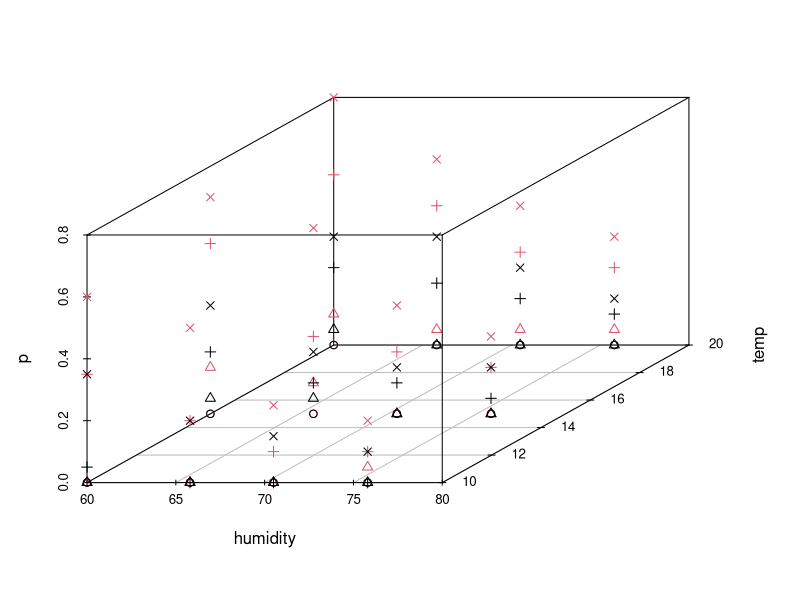
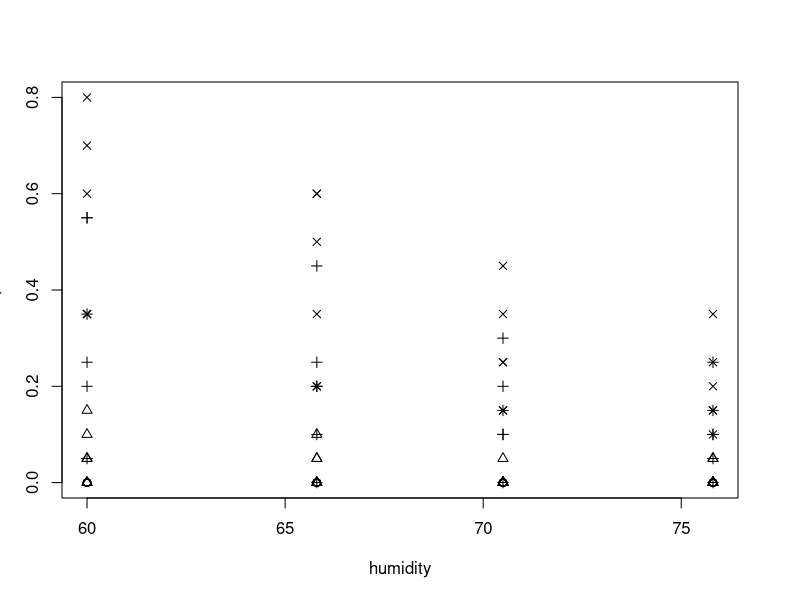
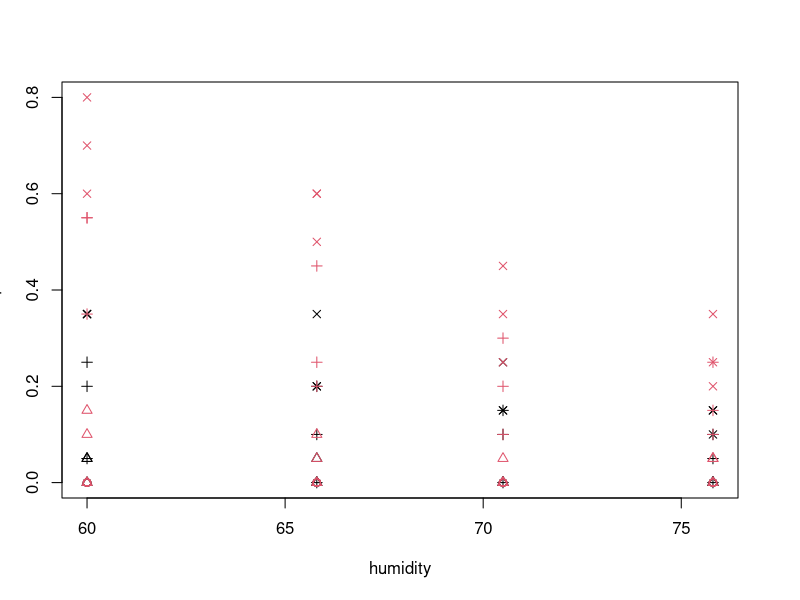
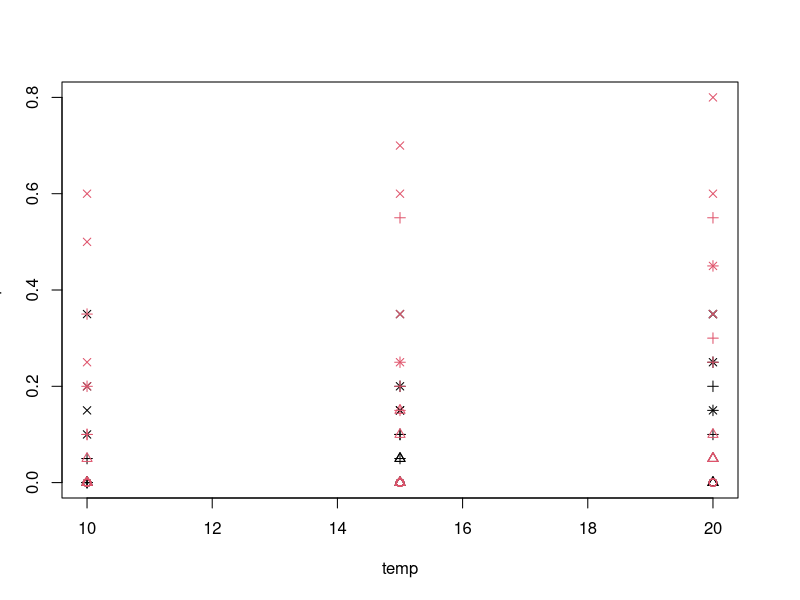
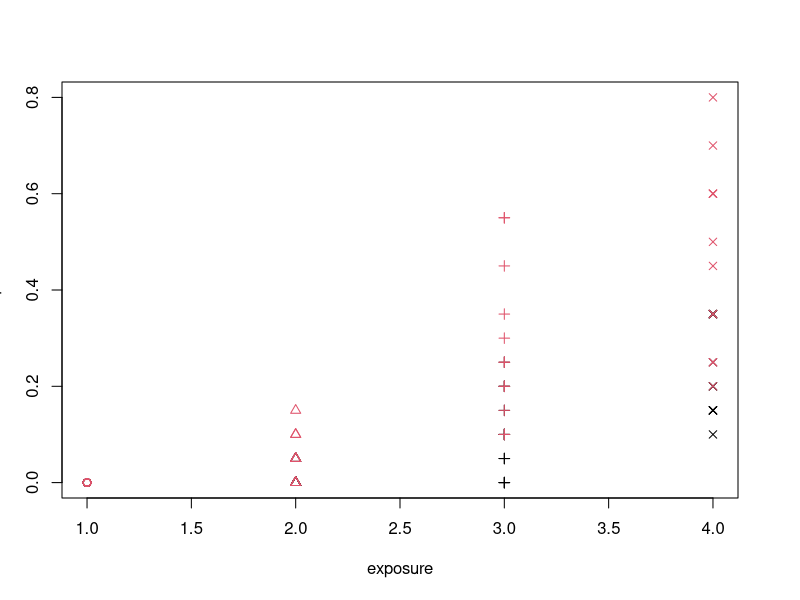
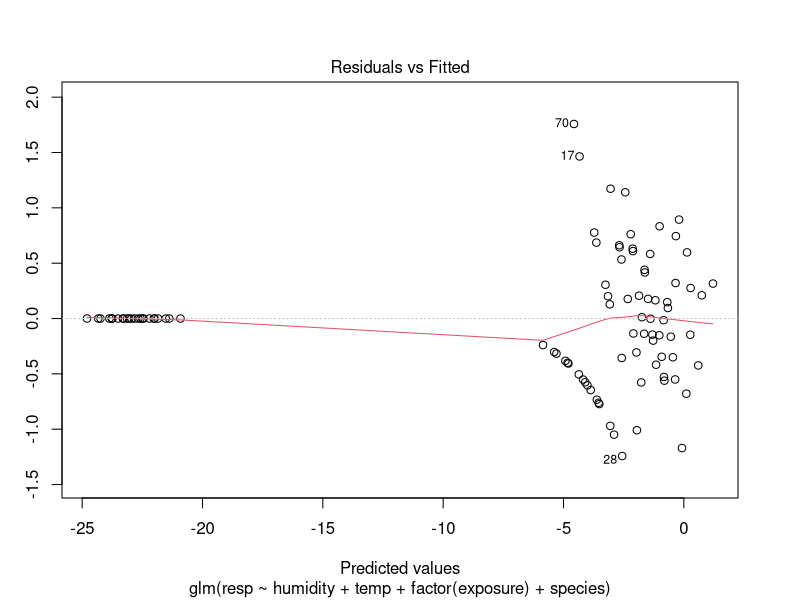
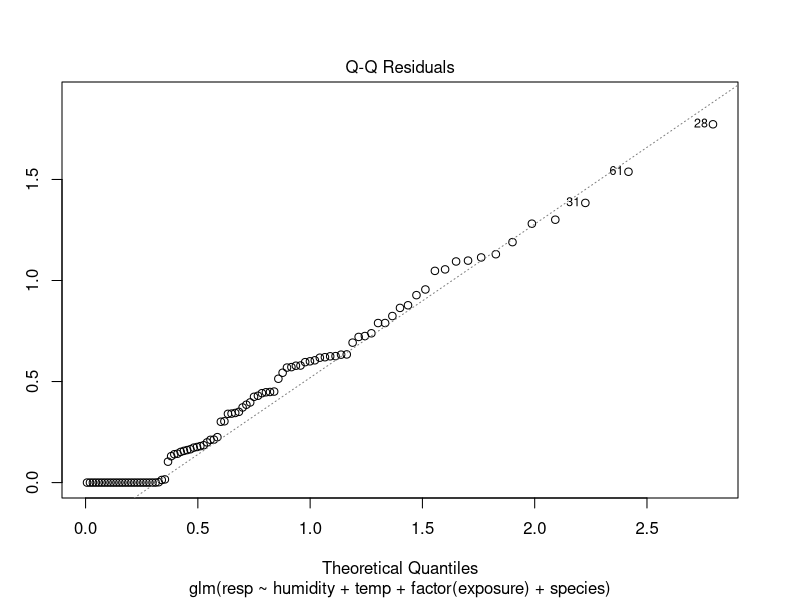
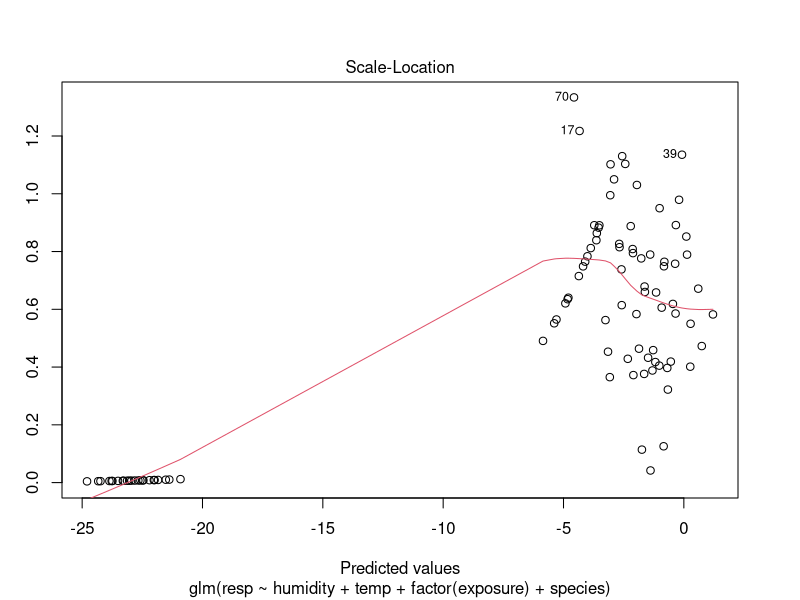

Here is the R script that generated these plots, in order:

##################################################
# Snails
##################################################
setwd("~/Kurser/02424/2016/slides/week08")
snails <- read.table("snails.txt",header=TRUE)

head(snails)
snails$p <- snails$death/snails$n
library(scatterplot3d)
col <- numeric(dim(snails)[1])
pch <- numeric(dim(snails)[1])

col[snails$species=="A"] <- 1
col[snails$species=="B"] <- 2
pch[snails$exposure==1] <- 1
pch[snails$exposure==2] <- 2
pch[snails$exposure==3] <- 3
pch[snails$exposure==4] <- 4


scatterplot3d(snails[ ,c("humidity","temp","p")],color=col,pch=pch)

plot(p~humidity,color=col,pch=pch,data=snails)
plot(p~humidity,col=col,pch=pch,data=snails)
plot(p~temp,col=col,pch=pch,data=snails)
plot(p~exposure,col=col,pch=pch,data=snails)

snails$resp <- cbind(snails$death,snails$n-snails$death)

fit0 <- glm(resp~factor(humidity)*factor(temp)*factor(exposure)*species,data=snails,family=binomial)
fit1 <- update(fit0,.~.-factor(humidity):factor(temp):factor(exposure):species)
fit2 <- update(fit1,.~.-factor(humidity):factor(temp):factor(exposure)-
                 factor(humidity):factor(temp):species-
                 factor(humidity):factor(exposure):species-
                 factor(temp):factor(exposure):species)
fit3 <- update(fit2,.~.-factor(humidity):factor(exposure)- factor(humidity):factor(temp) -
                 factor(humidity):species)

fit4 <- update(fit3,.~.-factor(temp):species-factor(exposure):species )
fit5 <- update(fit4,.~.-factor(temp):factor(exposure))

fit6 <- glm(formula = resp ~ humidity + factor(temp) + factor(exposure) +
              species, family = binomial, data = snails)


fit7 <- glm(formula = resp ~ humidity + temp + factor(exposure) +
              species, family = binomial, data = snails)




anova(fit7,test="Chisq")

summary(fit1)

summary(fit2)

summary(fit3)

summary(fit4)

summary(fit5)

summary(fit7)

plot(fit7)

anova(fit1,fit0,test="Chisq")
anova(fit4,fit0,test="Chisq")
anova(fit5,fit0,test="Chisq")
anova(fit6,fit0,test="Chisq")
anova(fit7,fit6,test="Chisq")

anova(fit2,test="Chisq")
drop1(fit2,test="Chisq")

drop1(fit3,test="Chisq")

drop1(fit4,test="Chisq")

drop1(fit5,test="Chisq")

drop1(fit6,test="Chisq")


summary(fit0)

glm(resp~factor(humidity)+factor(temp)+factor(exposure)+species, family=binomial,data=snails)


glm(resp~factor(humidity),family=binomial,data=snails)



head(snails)
?scatterplot3d


fit8 <- glm(formula = resp ~ humidity + temp + factor(exposure) +
              species, family = binomial, data = snails[snails$exposure!=1, ])


fit9 <- glm(formula = resp ~ humidity + temp + I(exposure-1) + I((exposure-1)^2) +
              species, family = binomial, data = snails)

summary(fit8)
summary(fit9)

anova(fit9,fit7,test="Chisq")

summary(fit7)

4.10485*1-0.70029*1^2
4.10485*2-0.70029*2^2
4.10485*3-0.70029*3^2


fit10 <- glm(formula = resp ~ humidity+ temp  + species+ I(exposure-1) + I((exposure-1)^2),
             family = binomial, data = snails)

summary(fit10)
drop1(fit10,test="Chisq")

anova(fit10,fit9,test="Chisq")

hum <- seq(40,90,by=1)
temp <- seq(5,30,by=1)
pred1 <- predict(fit10, newdata = data.frame(humidity=hum[1], temp=temp,
                                             species = "B", exposure = 4))

s3d <- scatterplot3d(cbind(hum[1],temp,pred1),type="l",color=gray(0.5),
                     xlim=c(40,90),ylim=c(5,30),zlim=c(-3.5,4.5))

for(i in 2:length(hum)){
  pred1 <- predict(fit10, newdata = data.frame(humidity=hum[i],
                                               temp=temp, species = "B", exposure = 4))
  s3d$points3d(cbind(hum[i],temp,pred1),
               pch=19,type="l",col=gray(0.5))
  
}

for(i in 1:length(temp)){
  pred1 <- predict(fit10, newdata = data.frame(humidity=hum,
                                               temp=temp[i], species = "B", exposure = 4))
  s3d$points3d(cbind(hum,temp[i],pred1),
               pch=19,type="l",col=gray(0.5))
  
}



pred1 <- predict(fit10, newdata = data.frame(humidity=hum[1], temp=temp,
                                             species = "B", exposure = 4),
                 type="response")

s3d <- scatterplot3d(cbind(hum[1],temp,pred1),type="l",color=gray(0.5),
                     xlim=c(40,90),ylim=c(5,30),zlim=c(0,1))

I <- snails$species=="B" & snails$exposure==4
s3d$points3d(snails$humidity[I],snails$temp[I],snails$p[I],
             pch=19,type="p",col=2)


for(i in 2:length(hum)){
  pred1 <- predict(fit10, newdata = data.frame(humidity=hum[i],
                                               temp=temp, species = "B", exposure = 4),
                   type="response")
  s3d$points3d(cbind(hum[i],temp,pred1),
               pch=19,type="l",col=gray(0.5))
  
}

for(i in 1:length(temp)){
  pred1 <- predict(fit10, newdata = data.frame(humidity=hum,
                                               temp=temp[i], species = "B", exposure = 4),
                   type="response")
  s3d$points3d(cbind(hum,temp[i],pred1),
               pch=19,type="l",col=gray(0.5))
  
}



plot(fit10)


fit11 <- glm(formula = resp ~ exposure + I(exposure*exposure) +
               humidity+ temp  + species,
             family = binomial(link=logit), data = snails)

summary(fit11)
